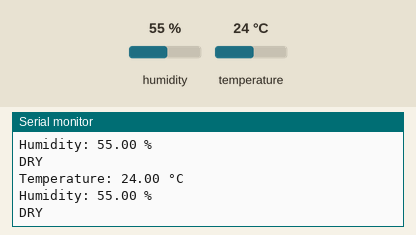
The sketch below on a simulated Arduino Uno, built with avr-gcc and run on an emulated ATmega328P. On the bench: the last lines printed to the serial monitor. The test bench sets the inputs (shaded band); at power-on: humidity 55 %, temperature 24 °C.

Above: at 2.9 s.
3.0 s: humidity set to 69 %
At 5.8 s:
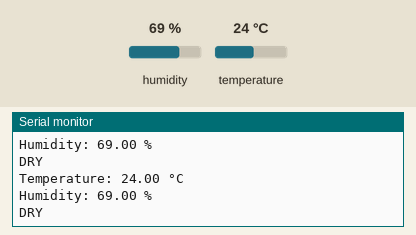
5.9 s: humidity set to 72 %
At 7.4 s:
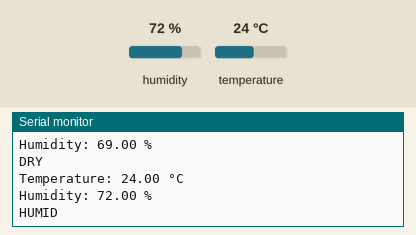
Timing chart, 0 to 8.9 s (numbered marks = the images above; inputs shaded):
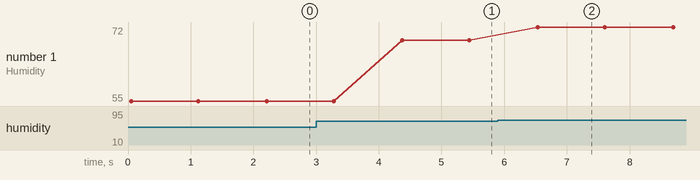

The sketch:

ndda.ino
```cpp
#include <IRremote.hpp>
#include <DHT.h>

// ================= CONFIG =================
const int IR_SEND_PIN = 3;

// ================= DHT SENSOR =================
#define DHTPIN 2
#define DHTTYPE DHT11
DHT dht(DHTPIN, DHTTYPE);

// ================= IR =================
const int MY_ADDRESS = 0x03;

const int CMD_HUMID = 0x01;
const int CMD_DRY   = 0x02;

// ================= HUMIDITY =================
float humidityThreshold = 70.0;

// ================= SETUP =================
void setup() {

  Serial.begin(9600);

  dht.begin();

  IrSender.begin(IR_SEND_PIN);

  Serial.println("IR Transmitter Ready");
}

// ================= LOOP =================
void loop() {

  float temperature = dht.readTemperature();
  float humidity    = dht.readHumidity();

  // Kiểm tra lỗi đọc cảm biến
  if (isnan(temperature) || isnan(humidity)) {

    Serial.println("Failed to read from DHT sensor!");

    delay(1000);
    return;
  }

  Serial.print("Temperature: ");
  Serial.print(temperature);
  Serial.println(" °C");

  Serial.print("Humidity: ");
  Serial.print(humidity);
  Serial.println(" %");

  // ==================================
  // ĐỘ ẨM CAO
  // ==================================
  if (humidity > humidityThreshold) {

    IrSender.sendNEC(MY_ADDRESS, CMD_HUMID, 0);

    Serial.println("HUMID");
  }

  // ==================================
  // ĐỘ ẨM THẤP
  // ==================================
  else {

    IrSender.sendNEC(MY_ADDRESS, CMD_DRY, 0);

    Serial.println("DRY");
  }

  delay(1000);
}

/*
Cách lắp DHT11 / DHT22:

VCC  -> 5V
GND  -> GND
DATA -> D2

IR:
(-) -> GND
giữa -> 5V
OUT -> D3

Lưu ý:
- Cài thư viện:
    DHT sensor library
    Adafruit Unified Sensor

- Có thể chỉnh:
    humidityThreshold = 70.0;
*/
```

Measured:
- the behaviour switches between 70 and 71 % on humidity (found by bisection; images 1 and 2)
- after the input at 3.0 s, the serial monitor: prints a new line after 1.4 s (image 1)
- after the input at 5.9 s, the serial monitor: prints a new line after 0.63 s (image 2)
- plotted number 1: 55 → 69 after the input at 3.0 s, 69 → 72 after the input at 5.9 s
